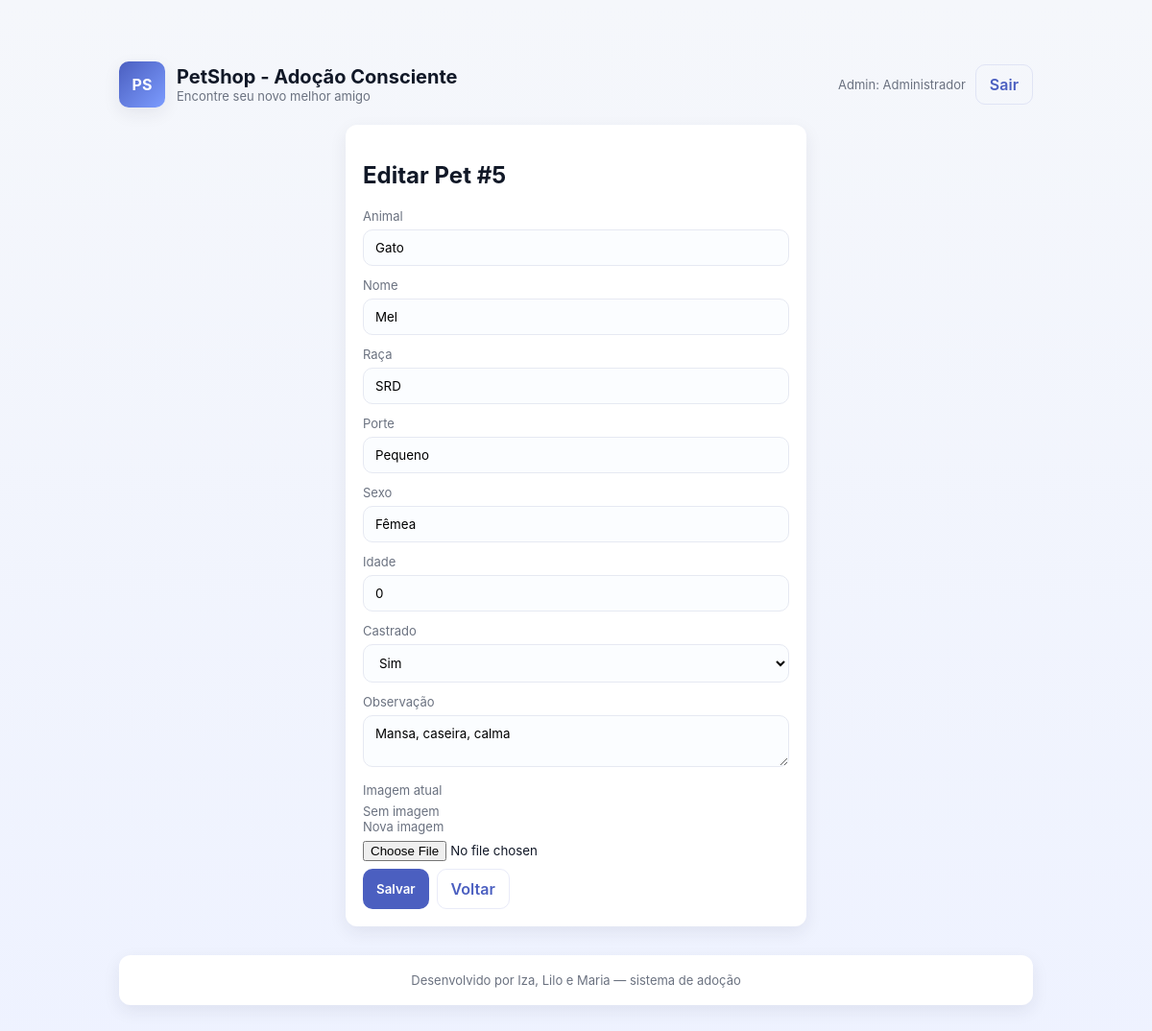
Page /editar.php?id=5 (signed in) on the committed database.
### tables this page shows
CREATE TABLE `pets` (
  `id` int(11) NOT NULL,
  `animal` varchar(100) NOT NULL,
  `nome` varchar(100) NOT NULL,
  `raca` varchar(100) NOT NULL,
  `porte` varchar(100) NOT NULL,
  `idade` int(11) NOT NULL,
  `sexo` varchar(100) NOT NULL,
  `castrado` varchar(100) NOT NULL,
  `observacao` varchar(500) DEFAULT NULL
);

### editar.php (the view, shortened to what this page needs)
<?php
require_once 'config.php';
$id = $_GET['id'];
$stmt = $pdo->prepare('SELECT * FROM pets WHERE id = :id');
$stmt->execute(['id'=>$id]);
$pet = $stmt->fetch();
?>
<!doctype html><html><head><meta charset='utf-8'><meta name="viewport" content="width=device-width,initial-scale=1">
<link rel="stylesheet" href="style.css">
</head><body>
<div class="container">
  <div class="header">
    <div class="brand"><div class="logo">PS</div><div><h1 class="site-title">PetShop - Adoção Consciente</h1><div class="small">Encontre seu novo melhor amigo</div></div></div>
    <div class="nav">
      <?php if(isset($_SESSION['user_id'])): ?>
        <div class="small">Olá, <?= htmlspecialchars($_SESSION['user_nome']) ?></div><a class="button ghost" href="logout.php">Sair</a>
      <?php elseif(isset($_SESSION['admin_id'])): ?>
        <div class="small">Admin: <?= htmlspecialchars($_SESSION['admin_nome']) ?></div><a class="button ghost" href="logout.php">Sair</a>
      <?php else: ?>
        <a class="button ghost" href="login.php">Entrar</a><a class="button" href="cadastro.php">Cadastrar</a>
      <?php endif; ?>
    </div>
  </div>
<div class="card form">
  <h2>Editar Pet #<?= $pet['id'] ?></h2>
  <form action="atualizar.php" method="post" enctype="multipart/form-data">
    <label>Animal</label><input type="text" name="animal" value="<?= htmlspecialchars($pet['animal']) ?>">
    <label>Nome</label><input type="text" name="nome" value="<?= htmlspecialchars($pet['nome']) ?>">
    <label>Raça</label><input type="text" name="raca" value="<?= htmlspecialchars($pet['raca']) ?>">
    <label>Porte</label><input type="text" name="porte" value="<?= htmlspecialchars($pet['porte']) ?>">
    <label>Sexo</label><input type="text" name="sexo" value="<?= htmlspecialchars($pet['sexo']) ?>">
    <label>Idade</label><input type="number" name="idade" value="<?= htmlspecialchars($pet['idade']) ?>">
    <label>Castrado</label><select name="castrado"><option value="sim" <?= $pet['castrado']=='sim'?'selected':'' ?>>Sim</option><option value="não" <?= $pet['castrado']=='não'?'selected':'' ?>>Não</option></select>
    <label>Observação</label><textarea name="observacao"><?= htmlspecialchars($pet['observacao']) ?></textarea>
    <label>Imagem atual</label>
    <?php if(!empty($pet['imagem']) && file_exists(__DIR__.'/uploads/'.$pet['imagem'])): ?><img src="uploads/<?= htmlspecialchars($pet['imagem']) ?>" style="height:80px;display:block;margin-bottom:8px"><?php else: ?><div class="small">Sem imagem</div><?php endif; ?>
    <label>Nova imagem</label><input type="file" name="imagem" accept="image/*">
    <div style="display:flex;gap:8px;margin-top:8px;"><button class="button" type="submit">Salvar</button><a class="button ghost" href="lista_editar.php">Voltar</a></div>
  </form>
</div>
  <div class="footer card small">Desenvolvido por Iza, Lilo e Maria — sistema de adoção</div>
</div></body></html>

### style.css (style rules this page uses)
:root { --bg: #f5f7fb; --card: #ffffff; --accent: #4b5fc0; --muted: #6b7280; --success: #16a34a; --danger: #ef4444; --radius: 12px; --shadow: 0 6px 18px rgba(33, 41, 60, 0.08); --gap: 16px; }
* { box-sizing: border-box; font-family: Inter, system-ui, -apple-system, "Segoe UI", Roboto, "Helvetica Neue", Arial; }
body { margin: 0; background: linear-gradient(180deg, var(--bg), #eef2ff); color: #111827; min-height: 100vh; }
.container { max-width: 1000px; margin: 40px auto; padding: 24px; }
.header { display: flex; align-items: center; justify-content: space-between; margin-bottom: 18px; }
.brand { display: flex; align-items: center; gap: 12px; }
.logo { width: 48px; height: 48px; border-radius: 10px; background: linear-gradient(135deg, var(--accent), #7c9cff); display: flex; align-items: center; justify-content: center; color: white; font-weight: 700; box-shadow: var(--shadow); }
h1.site-title { font-size: 20px; margin: 0; }
.card { background: var(--card); border-radius: var(--radius); box-shadow: var(--shadow); padding: 18px; }
.form { max-width: 480px; margin: 0 auto; }
.form input[type="text"], .form input[type="email"], .form input[type="password"], .form input[type="number"], .form select, .form textarea { width: 100%; padding: 10px 12px; border-radius: 10px; border: 1px solid #e6e9f2; background: #fbfdff; margin-bottom: 12px; outline: none; }
.form label { font-size: 13px; color: var(--muted); display: block; margin-bottom: 6px; }
.button { background: var(--accent); color: white; padding: 10px 14px; border-radius: 10px; border: 0; cursor: pointer; font-weight: 600; }
.button.ghost { background: transparent; color: var(--accent); border: 1px solid rgba(75, 95, 192, 0.12); }
.small { font-size: 13px; color: var(--muted); }
.footer { margin-top: 30px; text-align: center; color: var(--muted); font-size: 13px; }
.nav { display: flex; gap: 10px; align-items: center; }
a.button { text-decoration: none !important; }

### rows in the picture
pets: id "5", animal "Gato", nome "Mel", raca "SRD", porte "Pequeno", sexo "Fêmea", idade "0", observacao "Mansa, caseira, calma"

### other values in the picture
$_SESSION['admin_nome'] "Administrador"
